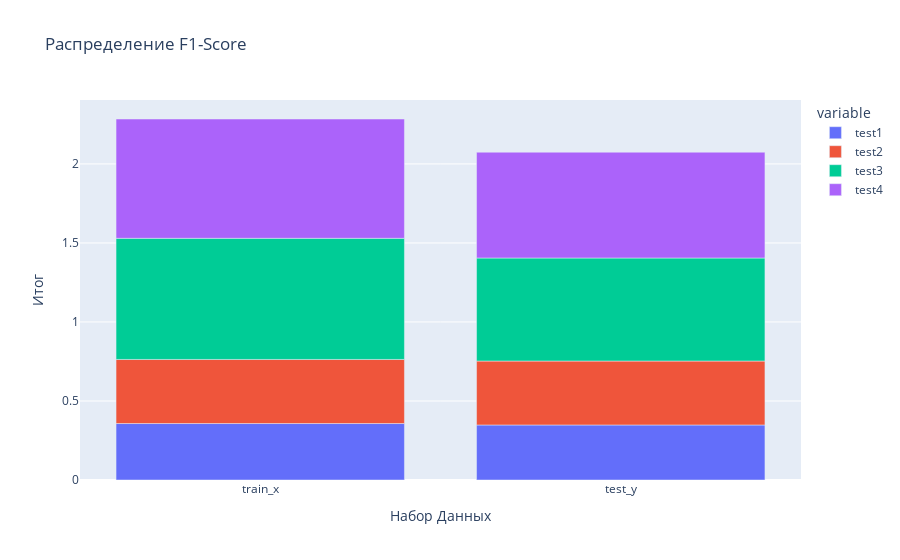

Here is the notebook cell this chart was saved with:
### Code cell
#create the bar chart
fig = px.bar(graph_data_pf,
             title='Распределение F1-Score')

#set the title of the axis
fig.update_layout(
    xaxis_title_text='Набор Данных',
    yaxis_title_text='Итог',
)

fig.show()

### Figure 1 — Plotly figure (JSON) as saved in the notebook; plotly's stock layout.template omitted (floating-point values rounded to 4 significant figures)
{"data": [{"alignmentgroup": "True", "hovertemplate": "variable=test1<br>index=%{x}<br>value=%{y}<extra></extra>", "legendgroup": "test1", "marker": {"color": "#636efa", "pattern": {"shape": ""}}, "name": "test1", "offsetgroup": "test1", "orientation": "v", "showlegend": true, "textposition": "auto", "type": "bar", "x": ["train_x", "test_y"], "xaxis": "x", "y": [0.3573, 0.3481], "yaxis": "y"}, {"alignmentgroup": "True", "hovertemplate": "variable=test2<br>index=%{x}<br>value=%{y}<extra></extra>", "legendgroup": "test2", "marker": {"color": "#EF553B", "pattern": {"shape": ""}}, "name": "test2", "offsetgroup": "test2", "orientation": "v", "showlegend": true, "textposition": "auto", "type": "bar", "x": ["train_x", "test_y"], "xaxis": "x", "y": [0.4055, 0.4046], "yaxis": "y"}, {"alignmentgroup": "True", "hovertemplate": "variable=test3<br>index=%{x}<br>value=%{y}<extra></extra>", "legendgroup": "test3", "marker": {"color": "#00cc96", "pattern": {"shape": ""}}, "name": "test3", "offsetgroup": "test3", "orientation": "v", "showlegend": true, "textposition": "auto", "type": "bar", "x": ["train_x", "test_y"], "xaxis": "x", "y": [0.7666, 0.6519], "yaxis": "y"}, {"alignmentgroup": "True", "hovertemplate": "variable=test4<br>index=%{x}<br>value=%{y}<extra></extra>", "legendgroup": "test4", "marker": {"color": "#ab63fa", "pattern": {"shape": ""}}, "name": "test4", "offsetgroup": "test4", "orientation": "v", "showlegend": true, "textposition": "auto", "type": "bar", "x": ["train_x", "test_y"], "xaxis": "x", "y": [0.7549, 0.6696], "yaxis": "y"}], "layout": {"barmode": "relative", "legend": {"title": {"text": "variable"}, "tracegroupgap": 0}, "title": {"text": "Распределение F1-Score"}, "xaxis": {"anchor": "y", "domain": [0, 1], "title": {"text": "Набор Данных"}}, "yaxis": {"anchor": "x", "domain": [0, 1], "title": {"text": "Итог"}}}}
